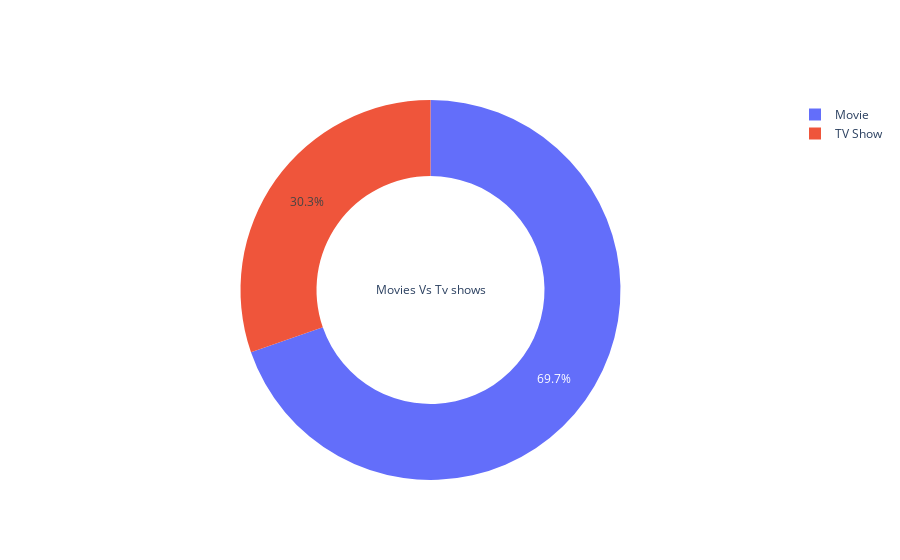

The code cell stored with this chart in its notebook:
### Markdown cell above
### Checking gender imbalance

### Code cell
values = data.type.value_counts(normalize=True).values
labels = data.type.value_counts(normalize=True).index
fig = go.Figure(data=[go.Pie(labels=labels, values=values, hole=0.6, title='Movies Vs Tv shows')])
fig.show()
data['type'].value_counts(normalize=True)

### Figure 1 — Plotly figure (JSON) as saved in the notebook; plotly's stock layout.template omitted (floating-point values rounded to 4 significant figures)
{"data": [{"hole": 0.6, "labels": ["Movie", "TV Show"], "title": {"text": "Movies Vs Tv shows"}, "type": "pie", "values": [0.6969, 0.3031]}], "layout": {}}
